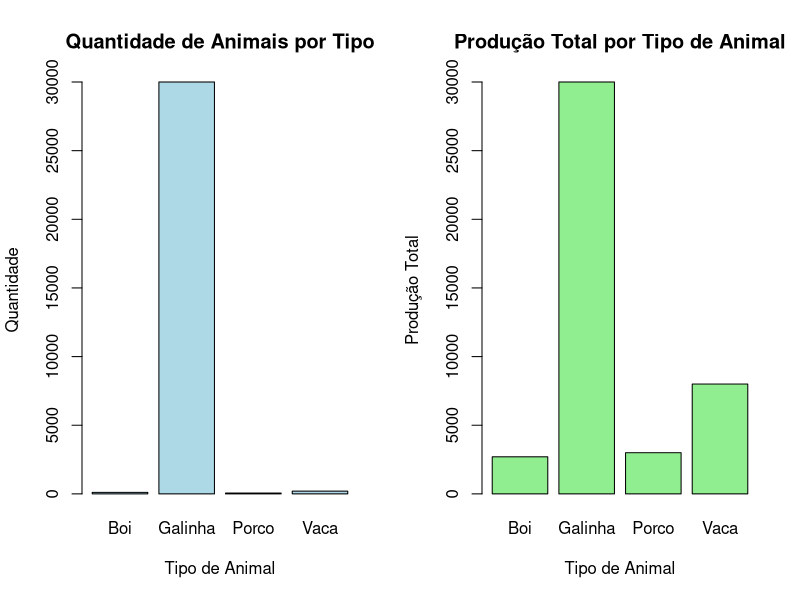

Here is the R script that generated this plot:
setwd("C:/Users/Esther/Desktop/FASE02CAP06")

dados <- read.csv("dados_producao_animal.csv")

print(dados)

# somar quantidade por tipo de animal
quantidade_por_tipo <- aggregate(quantidade ~ tipo_animal, data = dados, sum)

# somar produção total por tipo de animal
producao_por_tipo <- aggregate(rendimento_total ~ tipo_animal, data = dados, sum)

par(mfrow = c(1, 2))

barplot(
  quantidade_por_tipo$quantidade,
  names.arg = quantidade_por_tipo$tipo_animal,
  col = "lightblue",
  main = "Quantidade de Animais por Tipo",
  ylab = "Quantidade",
  xlab = "Tipo de Animal"
)

barplot(
  producao_por_tipo$rendimento_total,
  names.arg = producao_por_tipo$tipo_animal,
  col = "lightgreen",
  main = "Produção Total por Tipo de Animal",
  ylab = "Produção Total",
  xlab = "Tipo de Animal"
)
